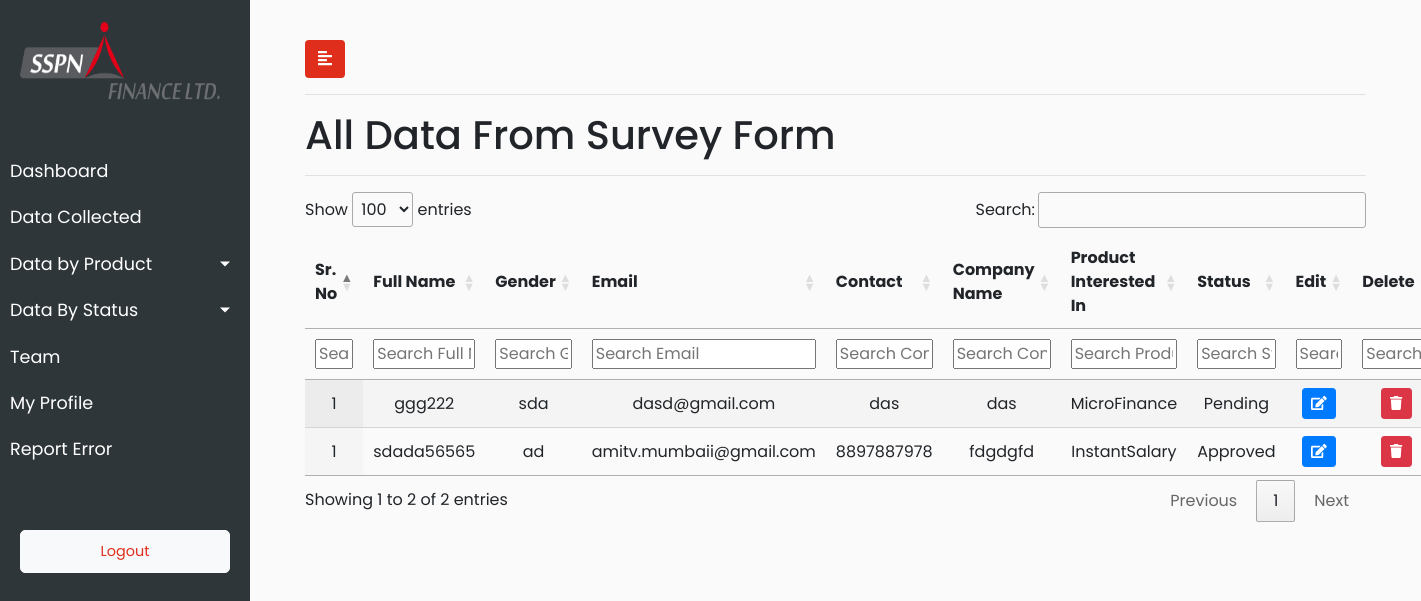
The page /leads_collected/ (signed in) on the database as committed earlier.
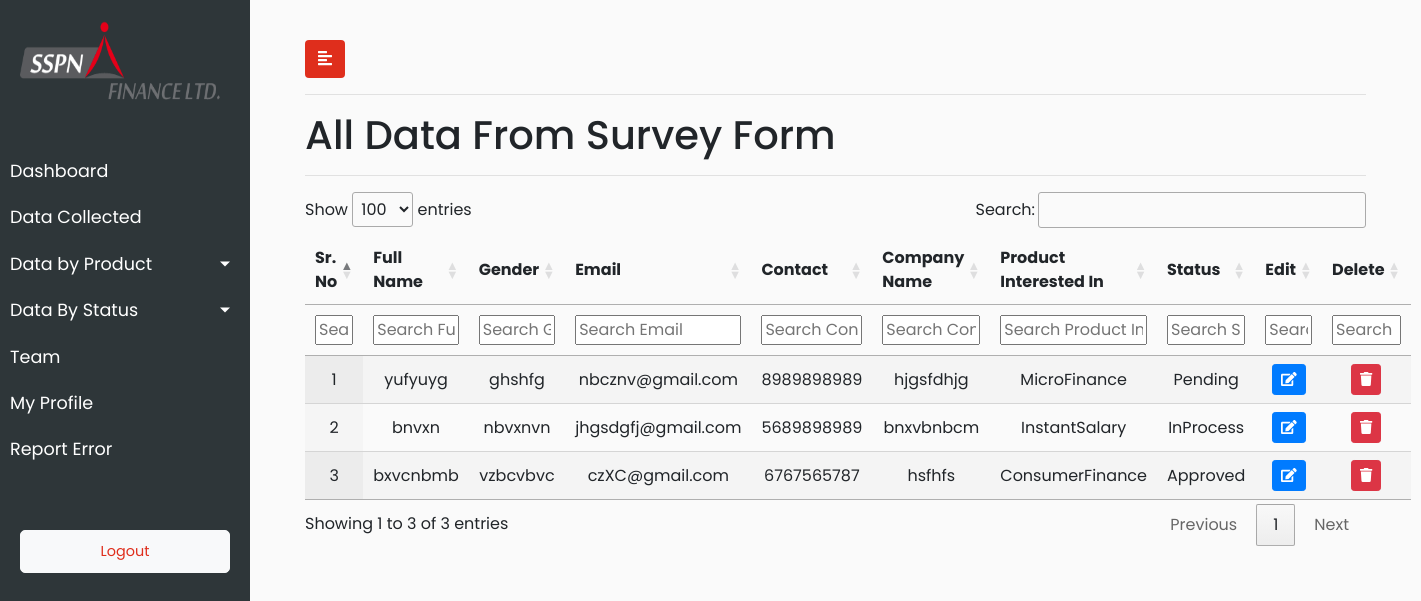
The same page on the database as committed later.
### sspn_lead_manager_app/models.py (models this page shows, shortened)
class AllLeads(models.Model):
        city_choices=(('Mumbai','Mumbai'),
        ('Delhi','Delhi'),
        ('Banglore','Banglore'),
        ('Pune','Pune'),
        ('Ahmedabad','Ahmedabad'),
        ('Other','Other'))
        profession_type_choices=(('Salaried','Salaried'),
                        ('Business','Business'),
                        ('Self Employed','Self Employed'),
                        ('Other','Other'))
        product_type_choices=(('MicroFinance','MicroFinance'),
                        ('InstantSalary','InstantSalary'),
                        ('ConsumerFinance','ConsumerFinance'))
        status_type_choices=(('Pending','Pending'),
                        ('InProcess','InProcess'),
                        ('Approved','Approved'),
                        ('Rejected','Rejected'))
        sr_no = models.IntegerField(default=1)
        full_name = models.CharField(max_length=920)
        gender = models.CharField(max_length=920,blank=True)
        email = models.EmailField(max_length=920)
        contact = models.CharField(max_length=12,blank=True)
        company_name = models.CharField(max_length=920,blank=True)
        product_interested_in = models.CharField(choices=product_type_choices,max_length=920,blank=True)
        status = models.CharField(choices=status_type_choices,max_length=920,blank=True,default='Pending')
        date_of_entry = models.DateTimeField(default=timezone.now, null=True)
        city = models.CharField(choices=city_choices,max_length=920,blank=True)
        profession = models.CharField(choices=profession_type_choices,max_length=920,blank=True)
        class Meta:
            verbose_name_plural = "All Leads Lists"
            verbose_name = "Lead"

### sspn_lead_manager_app/views.py (the view)
# urls.py: path("leads_collected/" , views.leads_collected, name="leads_collected"),
@login_required(login_url='/user_login')
def leads_collected(request):
    user_role = request.user.role
    leads = AllLeads.objects.all()
    data = {'leads':leads,'user_role':user_role}
    return render(request,'sspn_lead_manager_app/Leads_Collected.html',data)

### sspn_lead_manager_app/templates/sspn_lead_manager_app/Leads_Collected.html (shortened to what this page needs)
{% extends 'sspn_lead_manager_app/base.html' %}
{% load static %}
{% block stylesheets %}
<link rel="stylesheet" href="//cdn.datatables.net/1.10.19/css/jquery.dataTables.min.css">
{% endblock stylesheets %}
{% block content %}
<h1>All Data From Survey Form</h1>
<hr>
<div>
{% if leads %}
    <table id="test_table" class="display" style="width: 100%">
        <thead>
            <tr>
                <th scope="col">Sr. No</th>
                <th scope="col">Full Name</th>
                <th scope="col">Gender</th>
                <th scope="col">Email</th>
                <th scope="col">Contact</th>
                <th scope="col">Company Name</th>
                <th scope="col">Product Interested In</th>
                <th scope="col">Status</th>
                <th scope="col">Edit</th>
                {% if user_role == 1 %}
                <th scope="col">Delete</th>
                {% endif %}
            </tr>
            <tr>
                <th>Sr. No</th>
                <th>Full Name</th>
                <th>Gender</th>
                <th>Email</th>
                <th>Contact</th>
                <th>Company Name</th>
                <th>Product Interested In</th>
                <th>Status</th>
                <th>Edit</th>
                {% if user_role == 1 %}
                <th>Delete</th>
                {% endif %}
            </tr>
        </thead>
        <tbody>
        {% for lead in leads %}
            <tr>
                <td>{{ lead.sr_no }}</td>
                <td>{{ lead.full_name }}</td>
                <td>{{ lead.gender }}</td>
                <td>{{ lead.email }}</td>
                <td>{{ lead.contact }}</td>
                <td>{{ lead.company_name }}</td>
                <td>{{ lead.product_interested_in }}</td>
                <td>{{ lead.status }}</td>
                <td>
                            <button type="button" class="update-lead btn btn-sm btn-primary" data-id="{% url 'sspn_lead_manager_app:leads_update' lead.pk %}">
                                <span class="fa fa-edit"></span>
                            </button>
                        </td>
                        {% if user_role == 1 %}
                        <td>
                            <button type="button" class="delete-lead btn btn-sm btn-danger" data-id="{% url 'sspn_lead_manager_app:leads_delete' lead.pk %}">
                                <span class="fa fa-trash"></span>
                            </button>
                        </td>
                        {% endif %}
            </tr>
            {% endfor %}
            </tbody>
    </table>
    {% else %}
            <p class="no-leads text-primary">No entry added yet.</p>
    {% endif %}
        </div>
{% endblock %}

Rows that differ between the two databases and show on the page:
removed AllLeads: sr_no "1", full_name "ggg222", gender "sda", email "dasd@gmail.com", contact "das", company_name "das", product_interested_in "MicroFinance", status "Pending"
removed AllLeads: sr_no "1", full_name "sdada56565", gender "ad", email "amitv.mumbaii@gmail.com", contact "8897887978", company_name "fdgdgfd", product_interested_in "InstantSalary", status "Approved"
added AllLeads: sr_no "1", full_name "yufyuyg", gender "ghshfg", email "nbcznv@gmail.com", contact "8989898989", company_name "hjgsfdhjg", product_interested_in "MicroFinance", status "Pending"
added AllLeads: sr_no "2", full_name "bnvxn", gender "nbvxnvn", email "jhgsdgfj@gmail.com", contact "5689898989", company_name "bnxvbnbcm", product_interested_in "InstantSalary", status "InProcess"
added AllLeads: sr_no "3", full_name "bxvcnbmb", gender "vzbcvbvc", email "czXC@gmail.com", contact "6767565787", company_name "hsfhfs", product_interested_in "ConsumerFinance", status "Approved"
Other text that changed with them:
text written by a page script: "Show entries Search: Showing 1 to 2 of 2 entries Previous 1 Next" → "Show entries Search: Showing 1 to 3 of 3 entries Previous 1 Next"
